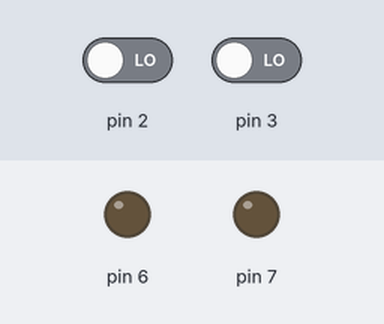
The sketch below on a simulated Arduino Uno, built with avr-gcc and run on an emulated ATmega328P. On the bench: output pins drawn as LEDs (lit = HIGH). Dashed ring = blinking. Inputs (shaded band) come from the test bench; at power-on: pin 2 LOW, pin 3 LOW.

Above: at 1.2 s.
1.3 s: pin 2 driven HIGH
At 1.9 s:
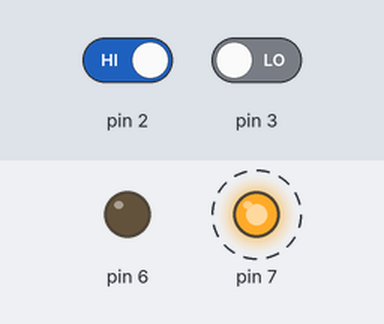
4.3 s: pin 3 driven HIGH
At 4.7 s:
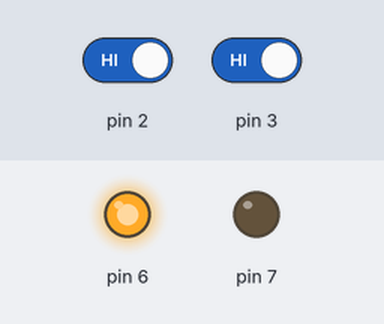
Timing chart, 0 to 13.3 s (numbered marks = the images above; inputs shaded):
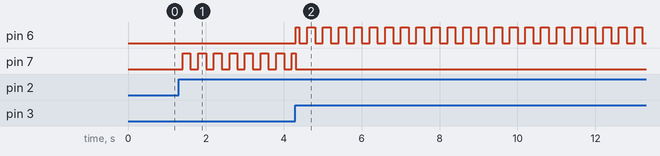

Measured:
- after the input at 1.3 s, pin 7: alternates HIGH for 0.20 s and LOW for 0.20 s, starting after 0.11 s
- after the input at 4.3 s, pin 6: LOW → HIGH at once, then repeats every 0.40 s: LOW 0.20 s, HIGH 0.20 s

The sketch:

HW11-Clicky.ino
```cpp
#include "Clicky.h"

int NO_STATE = 0;
int RED_STATE = 1;
int BLUE_STATE = 2;

Clicky mButton0;
Clicky mButton1;

int cState = NO_STATE;

void setup() {
  // inputs
  mButton0.setup(2);
  mButton1.setup(3);

  // outputs
  pinMode(6, OUTPUT);
  pinMode(7, OUTPUT);
}

void loop() {
  // read input clicks
  bool b0c = mButton0.wasClicked();
  bool b1c = mButton1.wasClicked();

  // state transitions
  if (cState == NO_STATE) {
    if (b0c) {
      cState = BLUE_STATE;
    } else if (b1c) {
      cState = RED_STATE;
    }
  }

  else if (cState == RED_STATE) {
    if (b0c) {
      cState = BLUE_STATE;
    } else if (b1c) {
      cState = NO_STATE;
    }
  }

  else if (cState == BLUE_STATE) {
    if (b0c) {
      cState = NO_STATE;
    } else if (b1c) {
      cState = RED_STATE;
    }
  }

  // output logic
  int blinkVal = (millis() / 200) % 2;

  if (cState == RED_STATE) {
    digitalWrite(6, blinkVal);
    digitalWrite(7, LOW);
  } else if (cState == BLUE_STATE) {
    digitalWrite(6, LOW);
    digitalWrite(7, blinkVal);
  } else {
    digitalWrite(6, LOW);
    digitalWrite(7, LOW);
  }

  delay(10);
}
```

Clicky.h
```cpp
class Clicky {
private:
  int STATE_0 = 0;
  int STATE_1 = 1;
  int cState = STATE_0;
  int pin;

public:
  Clicky() {}

  void setup(int _pin) {
    pin = _pin;
    pinMode(pin, INPUT);
  }

  bool wasClicked() {
    int v = digitalRead(pin);

    bool clicked = false;

    if (cState == STATE_0 && v) {
      cState = STATE_1;
      clicked = true;
    } else if (cState == STATE_1 && !v) {
      cState = STATE_0;
    }

    return clicked;
  }

  bool isPressed() {
    return cState == STATE_1;
  }
};
```
